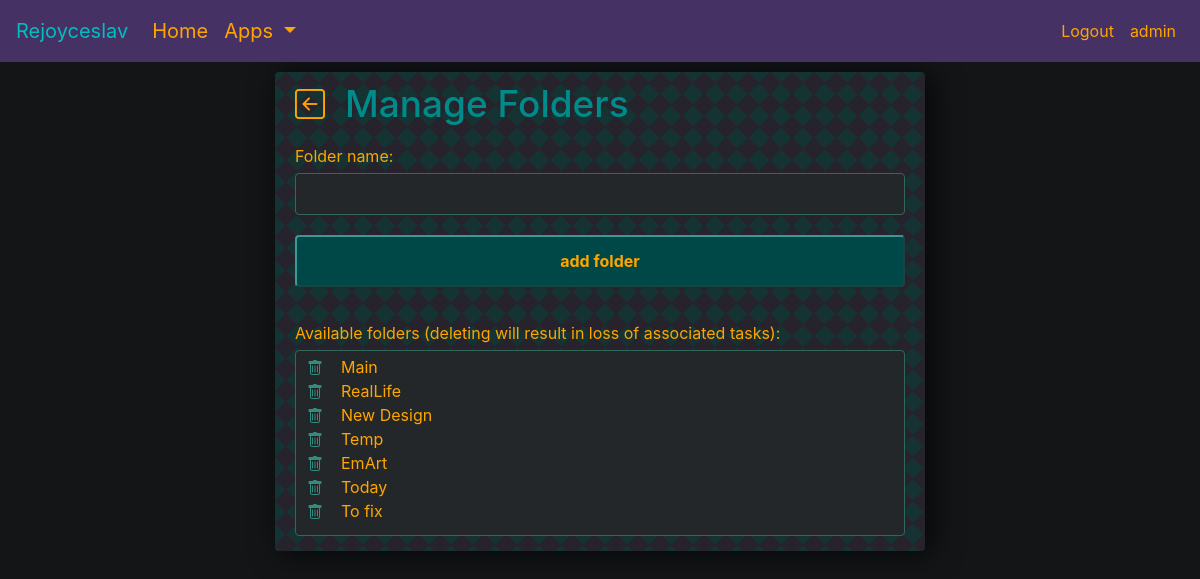
The app's page /tasks-folders (signed in) with its own data.
### tasks/models.py (models this page shows)
class Folder(models.Model):
    user = models.ForeignKey(User, on_delete=models.PROTECT, null=True, blank=False)
    name = models.CharField(max_length=50, null=True, blank=False)
    def __str__(self):
        return self.name

### tasks/views.py (the view, shortened to what this page needs)
# urls.py: path('tasks-folders', AddFolderView.as_view(), name='tasks_folders'),
class AddFolderView(LoginRequiredMixin, View):
    def get(self, request):  # get request comes here
        folders = Folder.objects.filter(user=self.request.user)
        form = AddFolderForm()
        context = {
                    'folders': folders,
                    'form': form,
                   }
        return render(request, 'tasks/task_add_folder.html', context)

### tasks/forms.py
class AddFolderForm(ModelForm):
    def __init__(self, *args, **kwargs):
        super().__init__(*args, **kwargs)
        self.fields['name'].widget.attrs.update({'class': 'input-dark', 'autofocus': 'True'})
    class Meta:
        model = Folder
        fields = ['name']

### tasks/templates/tasks/task_add_folder.html (shortened to what this page needs)
{% extends 'info_page.html' %}
{% block info_content %}
<div>
    <div style="display: flex; margin-bottom: 10px">
        <div class="tooltip-wrapper" style="display: flex">
            <a href="{% url 'tasks_list' %}"><i id="backButton" style="font-size: 30px; color: orange" class="bi-arrow-left-square"></i></a>
        </div>
        <h2 style="padding-left: 20px; font-size: 37px">Manage Folders</h2>
    </div>
     <div style="margin-top: 10px">Folder name:</div>
        <div>
            <form method="POST" id="FoldersForm">
                {{ form.name }}
            </form>
        </div>
        <div>
            <input form="FoldersForm" class="btn-info" type="submit" value="add folder">
        </div>
    <div>
        <br>
        <span>Available folders (deleting will result in loss of associated tasks):</span>
        <br>
        <div style="padding-left: 5px" class="input-dark">
            {% for folder in folders %}
                <div style="display: flex">
                    <form action="{% url 'tasks_delete_folder' folder.id %}">
                        <div class="tooltip-wrapper" style="display: flex">
                            <button class="btn-info-buttonless" id="inputDeleteButton" style="line-height: 16px;"><i class="bi-trash"></i></button>
                        </div>
                    </form>
                    <div class="separator-vertical"></div>
                    <div style="padding-left: 10px; position: relative; top: -4px">{{ folder|linebreaksbr }}</div>
                </div>
            {% endfor %}
        </div>
    </div>
</div>
{% endblock info_content %}

### templates/base.html (shortened to what this page needs)
<!DOCTYPE html>
{% load static %}
<link rel="stylesheet" href="https://stackpath.bootstrapcdn.com/bootstrap/4.3.1/css/bootstrap.min.css"
>
<link rel="stylesheet" href="https://cdn.jsdelivr.net/npm/bootstrap-icons@1.5.0/font/bootstrap-icons.css">
<link rel="stylesheet" href="{% static 'dark_green_orange_style.css' %}">
<link href="{% static 'js/jquery-ui-1.12.1/jquery-ui.min.css' %}" rel="stylesheet">
<link href="{% static 'js/jquery-ui-1.12.1/jquery-ui.structure.min.css' %}" rel="stylesheet">
<link href="{% static 'js/jquery-ui-1.12.1/jquery-ui.theme.min.css' %}" rel="stylesheet">
<link rel="stylesheet" href="https://cdn.jsdelivr.net/npm/@mdi/font@5.9.55/css/materialdesignicons.min.css">
<html lang="en">
<head>
</head>
<body>
<nav class="navbar navbar-expand-lg navbar-dark bg-dark">
  <span class="navbar-brand">Rejoyceslav</span>
  <div class="collapse navbar-collapse" id="navbarSupportedContent">
    <ul class="navbar-nav mr-auto">
      <li class="nav-item active">
        <a class="nav-link" href="{% url 'home' %}">Home <span class="sr-only">(current)</span></a>
      </li>
      <li class="nav-item dropdown">
        <a class="nav-link dropdown-toggle" href="#" id="navbarDropdown" role="button" data-toggle="dropdown" aria-haspopup="true" aria-expanded="false">
          Apps
        </a>
      </li>
    </ul>
    <ul class="navbar-nav">
      {% if user.is_authenticated %}
      <li class="nav-item">
        <a class="nav-link" href="{% url 'logout' %}" style="font-size: 16px">Logout</a>
      </li>
      <li class="nav-item">
        <a class="nav-link" href="{% url 'profile_main' %}" style="font-size: 16px">{{ request.user }}</a>
      </li>
      {% endif %}
    </ul>
  </div>
</nav>
<div class="container-fluid">
  {% block content %}
  {% endblock content %}
</div>
</body>
</html>

### static/dark_green_orange_style.css (style rules this page uses)
body { background-color: #131516; }
.navbar { min-width: 350px !important; }
.bg-dark { background-color: #453163 !important; }
.navbar-brand { color: #00bfbf !important; }
.nav-link { color: Orange !important; font-size: 20px; }
.container-fluid { margin: 0px; padding: 0px; }
span { color: Orange; word-break: break-word; }
h1, h2, h3, h4, h5 { color: #008b8b; text-align: center; word-break: break-word; }
a:link { text-decoration: none; color: #00bfbf; }
input[type=submit] { width: 100%; padding: 12px 20px; margin: 10px 0; }
.input-dark { width: 100%; padding: 8px 10px; margin: 5px 0px 10px 0px; background-color: #242729; color: orange; box-sizing: border-box; border: 1px solid #32675a; border-radius: 4px; resize: none; }
.btn-info { background-color: #004747; border-radius: 4px; border-color: #3e9797; border-width: 2px; font-weight: bold; color: Orange !important; }
.btn-info-buttonless { border: none; background-color: transparent; color: #318d7f; }
.separator-vertical { border-left: 2px solid transparent; }
.tooltip-wrapper { -webkit-transform: translateZ(0); -webkit-font-smoothing: antialiased; }

### records on screen
Folder: name "Main"
Folder: name "RealLife"
Folder: name "New Design"
Folder: name "Temp"
Folder: name "EmArt"
Folder: name "Today"
Folder: name "To fix"

### other values on screen
{{ request.user }} "admin"
